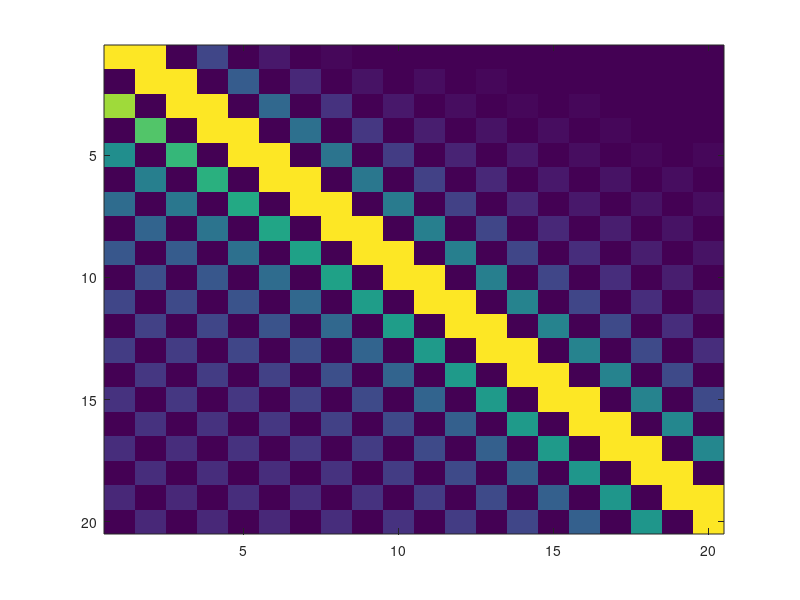
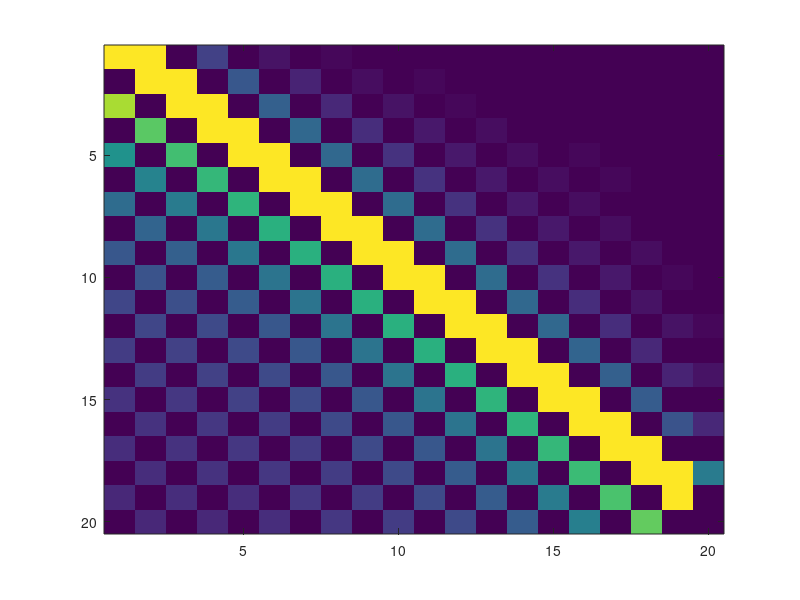

MATLAB code to generate these figures, in order:
T = zeros(20,20);
for k = 1:20
    for i = 1:20
        T(k,i) = 0.5 * ( sin((k-i+0.5)*pi)/(k-i+0.5) - sin((k+i-0.5)*pi)/(k+i-0.5)) * 2 / pi;
    end
end


[Q,R] = qr(T);
diag(transpose(Q) * Q);
figure;
image(T*255);
figure;
image(-Q*255);